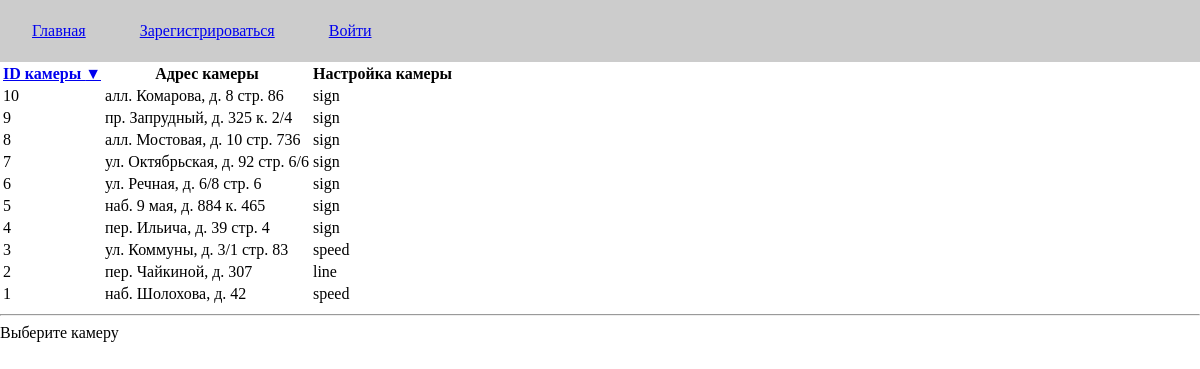
Page /settings/camera_setting.php?sort=cameraId_desc on the committed database.
### tables this page shows
CREATE TABLE IF NOT EXISTS Cameras (
	cameraId int NOT NULL AUTO_INCREMENT,
	address text NOT NULL,
	setting enum('speed', 'line', 'sign') NOT NULL,
	PRIMARY KEY (cameraId)
);

### src/settings/camera_setting.php (called while the page is built, shortened)
<?php
	include $_SERVER['DOCUMENT_ROOT'].'/templates/header.php';
	include $_SERVER['DOCUMENT_ROOT'].'/controllers/cameras.php';
?>
<?php
	include $_SERVER['DOCUMENT_ROOT'].'/templates/footer.php';

### src/models/cameras_model.php (the view, shortened to what this page needs)
<?php
	class Camera {
		function output($flag, $sort_sql) {
			global $mysqli;
			$sort_list = array(
				'cameraId_asc'   => '`cameraId`',
				'cameraId_desc'  => '`cameraId` DESC',
				'address_asc'  => '`address`',
				'address_desc' => '`address` DESC',
				'setting_asc'   => '`setting`',
				'setting_desc'  => '`setting` DESC'
			);
			$sort = @$_GET['sort'];
			if (array_key_exists($sort, $sort_list)) {
				$sort_sql = $sort_list[$sort];
			} else {
				$sort_sql = reset($sort_list);
			}
			switch ($flag) {
				case 'a':
					$db_strings = $mysqli->query("SELECT * FROM Cameras ORDER BY $sort_sql");
					$rows = $db_strings->fetch_all(MYSQLI_ASSOC);
					echo '<table>';
					echo "<tr><th>"; echo sort_link_th('ID камеры', 'cameraId_asc', 'cameraId_desc'); echo "</th>";
							echo "<th>Адрес камеры</th>
							<th>Настройка камеры</th>
						</tr>";
					foreach ($rows as $row) {
						echo "<tr>";
						echo "<td>".$row["cameraId"]."</td>";
						echo "<td>".$row["address"]."</td>";
						echo "<td>".$row["setting"]."</td>";
						echo "</tr>";
					}
					echo "</table>";
					break;
				case 'o':
					if (isset($_GET["cameraId"])) {
						$this->setId($_GET["cameraId"]);
						$this->setAddr($_GET["address"]);
						$this->setSetting($_GET["setting"]);
						echo '<table>';
						echo '<tr><th>ID камеры</th><th>Адрес камеры</th><th>Настройка камеры</th></tr>';
						echo "<td>".$this->id."</td>";
						echo "<td>".$this->address."</td>";
						echo "<td>".$this->setting."</td>";
						echo "</table>";
					} else echo 'Выберите камеру';
					break;
			}
		}
	}

### src/styles/main.css (style rules this page uses)
body, html { width: 100%; height: 100%; padding: 0; margin: 0; }

### rows in the picture
cameras: cameraId "10", address "алл. Комарова, д. 8 стр. 86", setting "sign"
cameras: cameraId "9", address "пр. Запрудный, д. 325 к. 2/4", setting "sign"
cameras: cameraId "8", address "алл. Мостовая, д. 10 стр. 736", setting "sign"
cameras: cameraId "7", address "ул. Октябрьская, д. 92 стр. 6/6", setting "sign"
cameras: cameraId "6", address "ул. Речная, д. 6/8 стр. 6", setting "sign"
cameras: cameraId "5", address "наб. 9 мая, д. 884 к. 465", setting "sign"
cameras: cameraId "4", address "пер. Ильича, д. 39 стр. 4", setting "sign"
cameras: cameraId "3", address "ул. Коммуны, д. 3/1 стр. 83", setting "speed"
cameras: cameraId "2", address "пер. Чайкиной, д. 307", setting "line"
cameras: cameraId "1", address "наб. Шолохова, д. 42", setting "speed"

### other values in the picture
$title "ID камеры"
